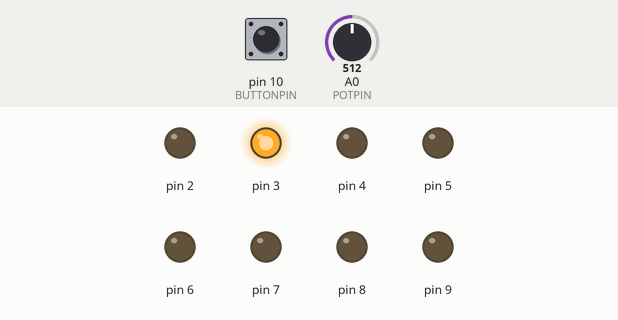
The sketch below on a simulated Arduino Uno, built with avr-gcc and run on an emulated ATmega328P. On the bench: output pins drawn as LEDs (lit = HIGH). The test bench sets the inputs (shaded band); at power-on: A0 (POTPIN) = 512, pin 10 (BUTTONPIN) HIGH.

Above: at 1.2 s.
1.3 s: A0 (POTPIN) set to 306
At 2.0 s:
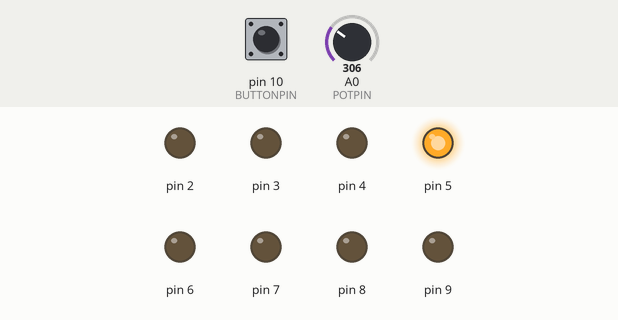
At 4.2 s:
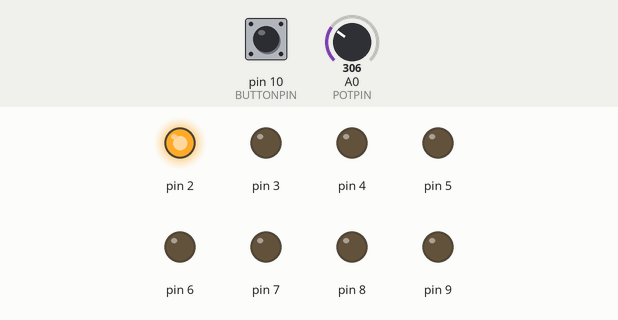
4.3 s: A0 (POTPIN) set to 344
7.3 s: A0 (POTPIN) set to 368
9.2 s: A0 (POTPIN) set to 511
At 10.2 s:
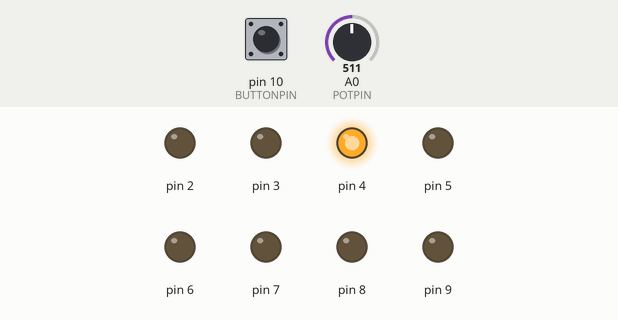
Timing chart, 0 to 13.2 s (numbered marks = the images above; inputs shaded):
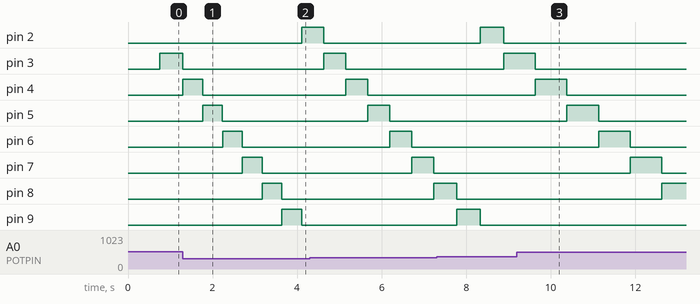

Measured:
- after the input at 1.3 s, pin 2: LOW → HIGH after 2.8 s; pin 7: LOW → HIGH after 1.4 s instead of 2.5 s; pin 8: LOW → HIGH after 1.9 s, → LOW 0.47 s later; pin 9: LOW → HIGH after 2.3 s, → LOW 0.47 s later
- after the input at 4.3 s, pin 8: LOW → HIGH after 2.9 s instead of 2.6 s
- after the input at 9.2 s, pin 2: stays LOW (without the input it goes to HIGH after 3.6 s); pin 9: stays LOW (without the input it goes to HIGH after 3.0 s)

The sketch:

lab8.ino
```cpp
const int LEDPINS[] {2, 3, 4, 5, 6, 7, 8, 9};
#define BUTTONPIN  10
#define POTPIN  A0

bool estadobutao = false;
bool ultimoestado = false;
bool direcaoled = true;
unsigned long previousMillis = 0;
int potValue = 0;
int proxled = 0;
int delayTime = 0;

void setup() {
  pinMode(BUTTONPIN, INPUT_PULLUP);
  for (int i = 0; i < 8; i++) {
    pinMode(LEDPINS[i], OUTPUT);
  }
}

void loop() {
  // lê o estado atual do botão
  estadobutao = digitalRead(BUTTONPIN);

  // verifica se houve mudança no estado do botão
  if (estadobutao != ultimoestado) {
    if (estadobutao == LOW) {
      // inverte o sentido da sequência dos LEDs
      direcaoled = !direcaoled;
    }
    ultimoestado = estadobutao;
  }

  // lê o valor do potenciômetro
  potValue = analogRead(POTPIN);

  // altera o valor do potenciômetro para o intervalo de delay (50ms a 3s)
  delayTime = map(potValue, 0, 1023, 50, 1450);

  // verifica se deve mudar para o próximo LED
  unsigned long currentMillis = millis();
  if (currentMillis - previousMillis >= delayTime) {
    previousMillis = currentMillis;

    // apaga o LED atual
    digitalWrite(LEDPINS[proxled], LOW);

    // vê qual é o próximo LED na sequência
    if (direcaoled) {
      proxled = (proxled + 1) % 8;
    } else {
      proxled = (proxled + 7) % 8;
    }

    // acende o próximo LED
    digitalWrite(LEDPINS[proxled], HIGH);
  }
}
```
